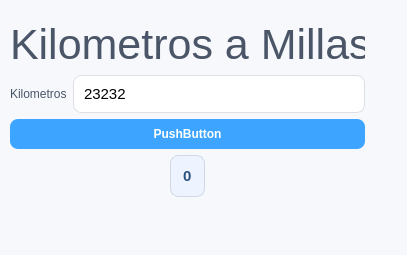
<?xml version="1.0" encoding="UTF-8"?>
<ui version="4.0">
 <class>kmmillas</class>
 <widget class="QDialog" name="kmmillas">
  <property name="geometry">
   <rect>
    <x>0</x>
    <y>0</y>
    <width>407</width>
    <height>255</height>
   </rect>
  </property>
  <property name="windowTitle">
   <string>Dialog</string>
  </property>
  <property name="styleSheet">
   <string notr="true">QDialog {
    background-color: #f6f8fb;
    font-family: &quot;Segoe UI&quot;;
    font-size: 10pt;
    color: #2d3436;
}

/* Labels normales */
QLabel {
    color: #4a5568;
}
QLabel#titulo {
    color: #4a5568;
	font-size:32pt;
}

/* Label donde aparece el resultado */
QLabel#resultadoMillas {
    background-color: #eef4ff;
    border: 1px solid #d0d7e2;
    border-radius: 8px;
    padding: 8px;
    font-size: 11pt;
    font-weight: bold;
    color: #2c5282;
}

/* Campo para escribir kilómetros */
QLineEdit {
    background-color: #ffffff;
    border: 1px solid #dcdfe6;
    border-radius: 8px;
    padding: 8px;
    font-size: 11pt;
}

QLineEdit:focus {
    border: 2px solid #3da5ff;
}

/* Botón convertir */
QPushButton#btnConvertir {
    background-color: #3da5ff;
    color: white;
    border-radius: 8px;
    padding: 8px 16px;
    font-weight: 600;
}

QPushButton#btnConvertir:hover {
    background-color: #5ab3ff;
}

QPushButton#btnConvertir:pressed {
    background-color: #2c8ce0;
}

/* Botón cerrar */
QPushButton#btnCerrar {
    background-color: #e9ecef;
    color: #495057;
    border-radius: 8px;
    padding: 8px 16px;
}

QPushButton#btnCerrar:hover {
    background-color: #dee2e6;
}</string>
  </property>
  <widget class="QWidget" name="">
   <property name="geometry">
    <rect>
     <x>10</x>
     <y>20</y>
     <width>355</width>
     <height>177</height>
    </rect>
   </property>
   <layout class="QVBoxLayout" name="verticalLayout">
    <item>
     <widget class="QLabel" name="titulo">
      <property name="text">
       <string>Kilometros a Millas</string>
      </property>
     </widget>
    </item>
    <item>
     <layout class="QGridLayout" name="gridLayout">
      <item row="0" column="0">
       <widget class="QLabel" name="km">
        <property name="text">
         <string>Kilometros</string>
        </property>
       </widget>
      </item>
      <item row="0" column="1">
       <widget class="QLineEdit" name="inputKilometros">
        <property name="text">
         <string>23232</string>
        </property>
       </widget>
      </item>
     </layout>
    </item>
    <item>
     <widget class="QPushButton" name="btnConvertir">
      <property name="text">
       <string>PushButton</string>
      </property>
     </widget>
    </item>
    <item alignment="Qt::AlignHCenter">
     <widget class="QLabel" name="resultadoMillas">
      <property name="styleSheet">
       <string notr="true"/>
      </property>
      <property name="text">
       <string>0</string>
      </property>
     </widget>
    </item>
   </layout>
  </widget>
 </widget>
 <resources/>
 <connections/>
</ui>
